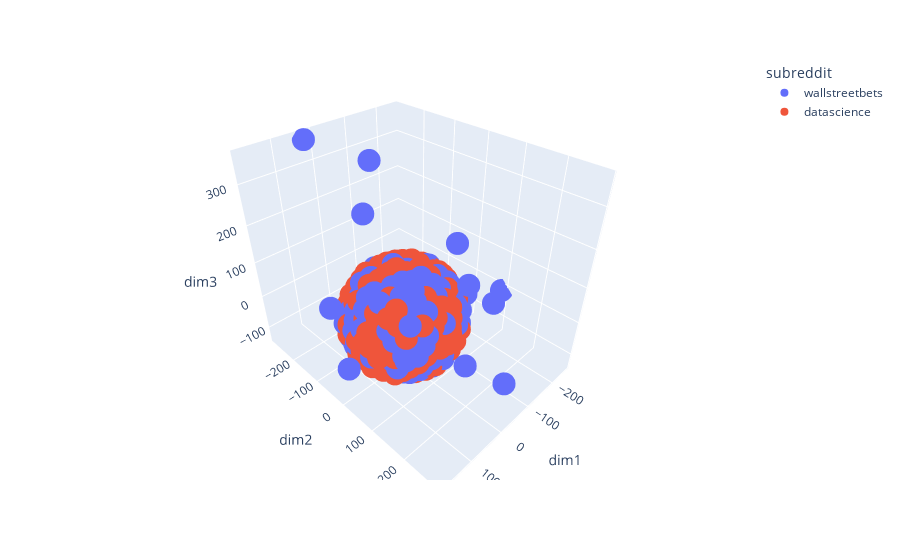

Notebook cell for this chart:
### Code cell
tsne_viz_3d_interactive_with_index(df2, 5, stop=None)

### Figure 1 — Plotly figure (JSON) as saved in the notebook; plotly's stock layout.template omitted (floating-point values rounded to 4 significant figures; data arrays with more than 128 entries replaced by an {"elided": "..."} marker saying what was removed)
{"data": [{"customdata": {"elided": "734x1 int values"}, "hovertemplate": "subreddit=wallstreetbets<br>dim1=%{x}<br>dim2=%{y}<br>dim3=%{z}<br>index=%{customdata[0]}<extra></extra>", "legendgroup": "wallstreetbets", "marker": {"color": "#636efa", "symbol": "circle"}, "mode": "markers", "name": "wallstreetbets", "scene": "scene", "showlegend": true, "type": "scatter3d", "x": {"elided": "734 float values"}, "y": {"elided": "734 float values"}, "z": {"elided": "734 float values"}}, {"customdata": {"elided": "855x1 int values"}, "hovertemplate": "subreddit=datascience<br>dim1=%{x}<br>dim2=%{y}<br>dim3=%{z}<br>index=%{customdata[0]}<extra></extra>", "legendgroup": "datascience", "marker": {"color": "#EF553B", "symbol": "circle"}, "mode": "markers", "name": "datascience", "scene": "scene", "showlegend": true, "type": "scatter3d", "x": {"elided": "855 float values"}, "y": {"elided": "855 float values"}, "z": {"elided": "855 float values"}}], "layout": {"legend": {"title": {"text": "subreddit"}, "tracegroupgap": 0}, "margin": {"t": 60}, "scene": {"domain": {"x": [0, 1], "y": [0, 1]}, "xaxis": {"title": {"text": "dim1"}}, "yaxis": {"title": {"text": "dim2"}}, "zaxis": {"title": {"text": "dim3"}}}}}
